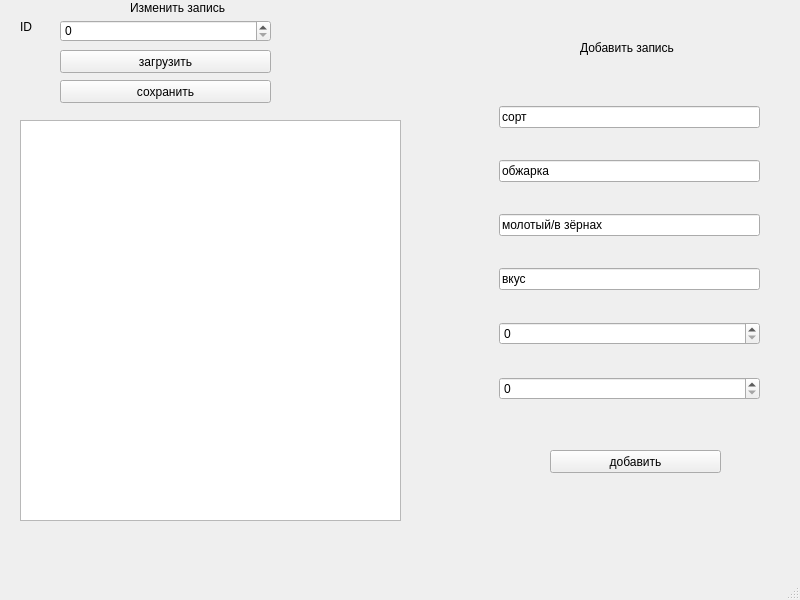
<?xml version="1.0" encoding="UTF-8"?>
<ui version="4.0">
 <class>MainWindow</class>
 <widget class="QMainWindow" name="MainWindow">
  <property name="geometry">
   <rect>
    <x>0</x>
    <y>0</y>
    <width>800</width>
    <height>600</height>
   </rect>
  </property>
  <property name="windowTitle">
   <string>MainWindow</string>
  </property>
  <widget class="QWidget" name="centralwidget">
   <widget class="QLabel" name="label">
    <property name="geometry">
     <rect>
      <x>20</x>
      <y>20</y>
      <width>47</width>
      <height>13</height>
     </rect>
    </property>
    <property name="text">
     <string>ID</string>
    </property>
   </widget>
   <widget class="QSpinBox" name="spinBox">
    <property name="geometry">
     <rect>
      <x>60</x>
      <y>20</y>
      <width>211</width>
      <height>22</height>
     </rect>
    </property>
   </widget>
   <widget class="QPushButton" name="pushButton">
    <property name="geometry">
     <rect>
      <x>60</x>
      <y>50</y>
      <width>211</width>
      <height>23</height>
     </rect>
    </property>
    <property name="text">
     <string>загрузить</string>
    </property>
   </widget>
   <widget class="QPushButton" name="pushButton_2">
    <property name="geometry">
     <rect>
      <x>60</x>
      <y>80</y>
      <width>211</width>
      <height>23</height>
     </rect>
    </property>
    <property name="text">
     <string>сохранить</string>
    </property>
   </widget>
   <widget class="QTableWidget" name="tableWidget">
    <property name="geometry">
     <rect>
      <x>20</x>
      <y>120</y>
      <width>381</width>
      <height>401</height>
     </rect>
    </property>
   </widget>
   <widget class="QWidget" name="verticalLayoutWidget">
    <property name="geometry">
     <rect>
      <x>499</x>
      <y>80</y>
      <width>261</width>
      <height>351</height>
     </rect>
    </property>
    <layout class="QVBoxLayout" name="verticalLayout">
     <item>
      <widget class="QLineEdit" name="lineEdit">
       <property name="text">
        <string>сорт</string>
       </property>
      </widget>
     </item>
     <item>
      <widget class="QLineEdit" name="lineEdit_2">
       <property name="text">
        <string>обжарка</string>
       </property>
      </widget>
     </item>
     <item>
      <widget class="QLineEdit" name="lineEdit_3">
       <property name="text">
        <string>молотый/в зёрнах</string>
       </property>
      </widget>
     </item>
     <item>
      <widget class="QLineEdit" name="lineEdit_4">
       <property name="text">
        <string>вкус</string>
       </property>
      </widget>
     </item>
     <item>
      <widget class="QSpinBox" name="spinBox_2"/>
     </item>
     <item>
      <widget class="QSpinBox" name="spinBox_3"/>
     </item>
    </layout>
   </widget>
   <widget class="QLabel" name="label_2">
    <property name="geometry">
     <rect>
      <x>130</x>
      <y>0</y>
      <width>101</width>
      <height>16</height>
     </rect>
    </property>
    <property name="text">
     <string>Изменить запись</string>
    </property>
   </widget>
   <widget class="QLabel" name="label_3">
    <property name="geometry">
     <rect>
      <x>580</x>
      <y>40</y>
      <width>101</width>
      <height>16</height>
     </rect>
    </property>
    <property name="text">
     <string>Добавить запись</string>
    </property>
   </widget>
   <widget class="QPushButton" name="pushButton_3">
    <property name="geometry">
     <rect>
      <x>550</x>
      <y>450</y>
      <width>171</width>
      <height>23</height>
     </rect>
    </property>
    <property name="text">
     <string>добавить</string>
    </property>
   </widget>
  </widget>
  <widget class="QMenuBar" name="menubar">
   <property name="geometry">
    <rect>
     <x>0</x>
     <y>0</y>
     <width>800</width>
     <height>21</height>
    </rect>
   </property>
  </widget>
  <widget class="QStatusBar" name="statusbar"/>
 </widget>
 <resources/>
 <connections/>
</ui>
